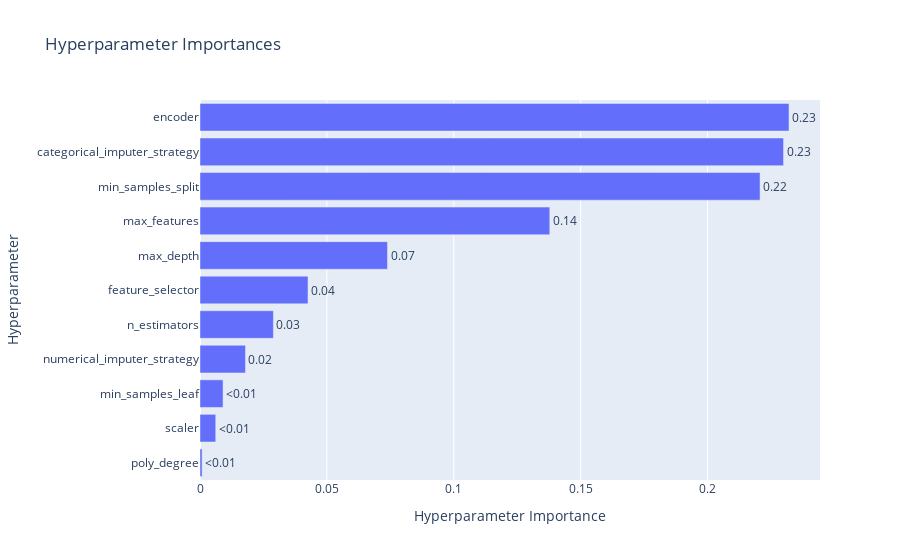

The code cell stored with this chart in its notebook:
### Code cell
ov.plot_param_importances(RandomForestRegressor_study)

### Figure 1 — Plotly figure (JSON) as saved in the notebook; plotly's stock layout.template omitted (floating-point values rounded to 4 significant figures)
{"data": [{"cliponaxis": false, "hovertemplate": ["poly_degree (IntDistribution): 0.0008310158804699564<extra></extra>", "scaler (CategoricalDistribution): 0.00619835929189573<extra></extra>", "min_samples_leaf (IntDistribution): 0.009087850777978355<extra></extra>", "numerical_imputer_strategy (CategoricalDistribution): 0.0179204415867435<extra></extra>", "n_estimators (IntDistribution): 0.02892851916437739<extra></extra>", "feature_selector (CategoricalDistribution): 0.042556571574205566<extra></extra>", "max_depth (IntDistribution): 0.07388732971787534<extra></extra>", "max_features (FloatDistribution): 0.13783744168483694<extra></extra>", "min_samples_split (IntDistribution): 0.22069601470118258<extra></extra>", "categorical_imputer_strategy (CategoricalDistribution): 0.2299548213896896<extra></extra>", "encoder (CategoricalDistribution): 0.232101634230745<extra></extra>"], "name": "Objective Value", "orientation": "h", "text": ["<0.01", "<0.01", "<0.01", "0.02", "0.03", "0.04", "0.07", "0.14", "0.22", "0.23", "0.23"], "textposition": "outside", "type": "bar", "x": [0.000831, 0.006198, 0.009088, 0.01792, 0.02893, 0.04256, 0.07389, 0.1378, 0.2207, 0.23, 0.2321], "y": ["poly_degree", "scaler", "min_samples_leaf", "numerical_imputer_strategy", "n_estimators", "feature_selector", "max_depth", "max_features", "min_samples_split", "categorical_imputer_strategy", "encoder"]}], "layout": {"title": {"text": "Hyperparameter Importances"}, "xaxis": {"title": {"text": "Hyperparameter Importance"}}, "yaxis": {"title": {"text": "Hyperparameter"}}}}
